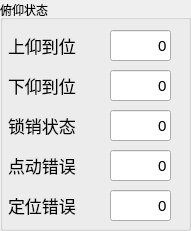
   <widget class="QGroupBox" name="GB_Pitch">
    <property name="geometry">
     <rect>
      <x>210</x>
      <y>100</y>
      <width>191</width>
      <height>231</height>
     </rect>
    </property>
    <property name="title">
     <string>俯仰状态</string>
    </property>
    <widget class="QLabel" name="Lab_TiltUp">
     <property name="geometry">
      <rect>
       <x>8</x>
       <y>30</y>
       <width>91</width>
       <height>31</height>
      </rect>
     </property>
     <property name="font">
      <font>
       <pointsize>13</pointsize>
      </font>
     </property>
     <property name="text">
      <string>上仰到位</string>
     </property>
    </widget>
    <widget class="QLineEdit" name="LE_TiltUp">
     <property name="geometry">
      <rect>
       <x>110</x>
       <y>30</y>
       <width>61</width>
       <height>31</height>
      </rect>
     </property>
     <property name="font">
      <font>
       <pointsize>11</pointsize>
      </font>
     </property>
     <property name="text">
      <string>0</string>
     </property>
     <property name="alignment">
      <set>Qt::AlignRight|Qt::AlignTrailing|Qt::AlignVCenter</set>
     </property>
    </widget>
    <widget class="QLineEdit" name="LE_TiltDown">
     <property name="geometry">
      <rect>
       <x>110</x>
       <y>70</y>
       <width>61</width>
       <height>31</height>
      </rect>
     </property>
     <property name="font">
      <font>
       <pointsize>11</pointsize>
      </font>
     </property>
     <property name="text">
      <string>0</string>
     </property>
     <property name="alignment">
      <set>Qt::AlignRight|Qt::AlignTrailing|Qt::AlignVCenter</set>
     </property>
    </widget>
    <widget class="QLabel" name="Lab_TiltDown">
     <property name="geometry">
      <rect>
       <x>8</x>
       <y>70</y>
       <width>91</width>
       <height>31</height>
      </rect>
     </property>
     <property name="font">
      <font>
       <pointsize>13</pointsize>
      </font>
     </property>
     <property name="text">
      <string>下仰到位</string>
     </property>
    </widget>
    <widget class="QLineEdit" name="LE_Lockpin">
     <property name="geometry">
      <rect>
       <x>110</x>
       <y>110</y>
       <width>61</width>
       <height>31</height>
      </rect>
     </property>
     <property name="font">
      <font>
       <pointsize>11</pointsize>
      </font>
     </property>
     <property name="text">
      <string>0</string>
     </property>
     <property name="alignment">
      <set>Qt::AlignRight|Qt::AlignTrailing|Qt::AlignVCenter</set>
     </property>
    </widget>
    <widget class="QLabel" name="Lab_Lockpin">
     <property name="geometry">
      <rect>
       <x>8</x>
       <y>110</y>
       <width>91</width>
       <height>31</height>
      </rect>
     </property>
     <property name="font">
      <font>
       <pointsize>13</pointsize>
      </font>
     </property>
     <property name="text">
      <string>锁销状态</string>
     </property>
    </widget>
    <widget class="QLabel" name="Lab_ErrorPitchPointMove">
     <property name="geometry">
      <rect>
       <x>8</x>
       <y>150</y>
       <width>91</width>
       <height>31</height>
      </rect>
     </property>
     <property name="font">
      <font>
       <pointsize>13</pointsize>
      </font>
     </property>
     <property name="text">
      <string>点动错误</string>
     </property>
    </widget>
    <widget class="QLineEdit" name="LE_ErrorPitchPointMove">
     <property name="geometry">
      <rect>
       <x>110</x>
       <y>150</y>
       <width>61</width>
       <height>31</height>
      </rect>
     </property>
     <property name="font">
      <font>
       <pointsize>11</pointsize>
      </font>
     </property>
     <property name="text">
      <string>0</string>
     </property>
     <property name="alignment">
      <set>Qt::AlignRight|Qt::AlignTrailing|Qt::AlignVCenter</set>
     </property>
    </widget>
    <widget class="QLineEdit" name="LE_ErrorPitchLocation">
     <property name="geometry">
      <rect>
       <x>110</x>
       <y>190</y>
       <width>61</width>
       <height>31</height>
      </rect>
     </property>
     <property name="font">
      <font>
       <pointsize>11</pointsize>
      </font>
     </property>
     <property name="text">
      <string>0</string>
     </property>
     <property name="alignment">
      <set>Qt::AlignRight|Qt::AlignTrailing|Qt::AlignVCenter</set>
     </property>
    </widget>
    <widget class="QLabel" name="Lab_ErrorPitchLocation">
     <property name="geometry">
      <rect>
       <x>8</x>
       <y>190</y>
       <width>91</width>
       <height>31</height>
      </rect>
     </property>
     <property name="font">
      <font>
       <pointsize>13</pointsize>
      </font>
     </property>
     <property name="text">
      <string>定位错误</string>
     </property>
    </widget>
   </widget>
